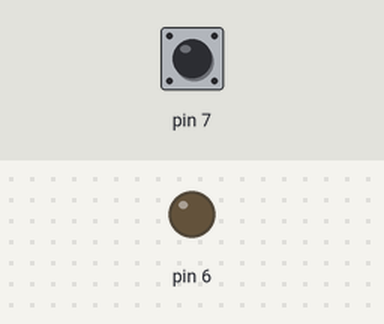
Bench run of a sketch on a simulated Arduino Uno, built with avr-gcc and run on an emulated ATmega328P. On the bench: output pins drawn as LEDs (lit = HIGH). The test bench sets the inputs (shaded band); at power-on: pin 7 HIGH.

Above: at 1.2 s.
1.3 s: pin 7 pulled LOW for 0.15 s
At 1.7 s:
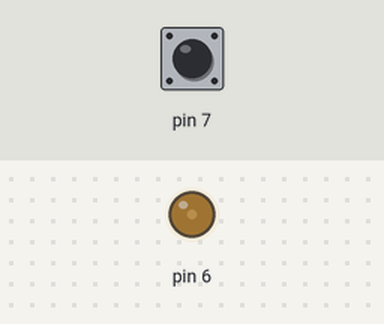
2.9 s: pin 7 pulled LOW for 1 s
At 4.2 s:
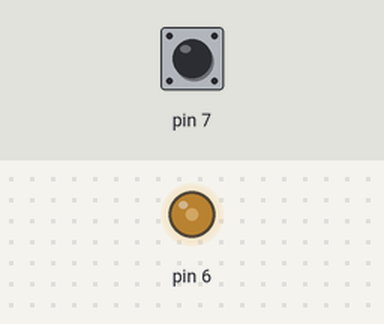
5.4 s: pin 7 pulled LOW for 0.15 s
At 6.1 s:
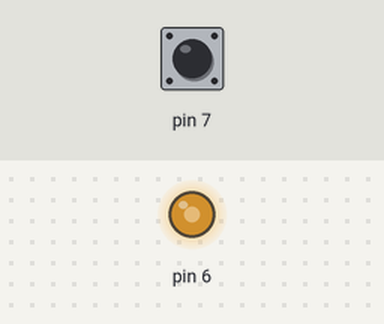
7.0 s: pin 7 pulled LOW for 3.2 s
At 11.4 s:
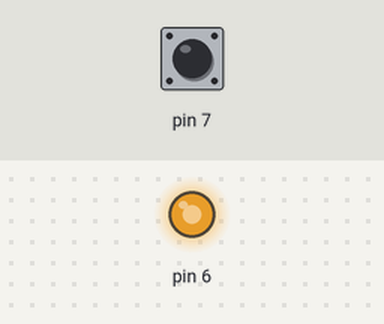
Timing chart, 0 to 12.7 s (numbered marks = the images above; inputs shaded):
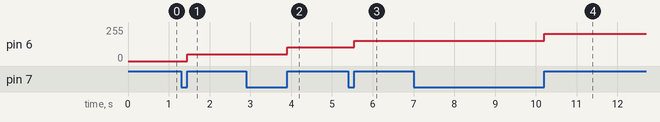

Measured:
- after the input at 1.3 s, pin 6: 0/255 → 51/255 after 0.15 s
- after the input at 2.9 s, pin 6: 51/255 → 102/255 after 1.0 s
- after the input at 5.4 s, pin 6: 102/255 → 153/255 after 0.15 s
- after the input at 7.0 s, pin 6: 153/255 → 204/255 after 3.2 s

The sketch:

sketch_dec28c.ino
```cpp
int stepp = 255 / 5 ;
int i = 0;

void setup() {
  pinMode(7 , INPUT_PULLUP);

  pinMode(6 , OUTPUT);


}

void loop() {
  if(digitalRead(7) == 0){
    while(digitalRead(7) == 0){}
    i = i + stepp;
    if (i > 255){

      i = 0;
      }

    analogWrite(6 , i);

    }

}
```
